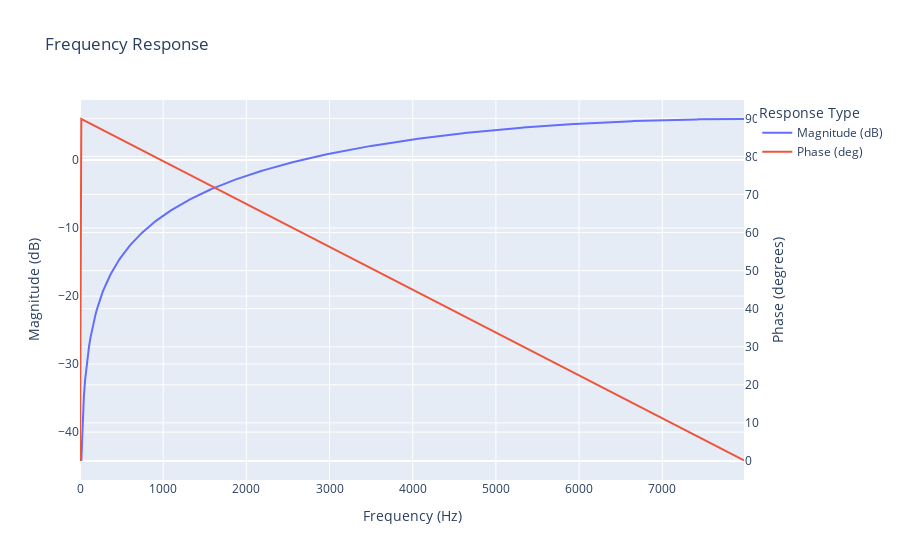

Notebook code cell kept with this figure:
### Markdown cell above
## First Difference Differentiator

### Code cell
w, h = sp.signal.freqz(
    b=[1, -1],
    a=[1],
    fs=f_UEV_mic.magnitude,
    plot=plot_frequency_response
)

### Figure 1 — Plotly figure (JSON) as saved in the notebook; plotly's stock layout.template omitted (floating-point values rounded to 4 significant figures; data arrays with more than 128 entries replaced by an {"elided": "..."} marker saying what was removed)
{"data": [{"mode": "lines", "name": "Magnitude (dB)", "type": "scatter", "x": {"elided": "512 float values"}, "y": {"elided": "512 float values"}, "yaxis": "y"}, {"mode": "lines", "name": "Phase (deg)", "type": "scatter", "x": {"elided": "512 float values"}, "y": {"elided": "512 float values"}, "yaxis": "y2"}], "layout": {"legend": {"title": {"text": "Response Type"}}, "title": {"text": "Frequency Response"}, "xaxis": {"title": {"text": "Frequency (Hz)"}}, "yaxis": {"side": "left", "title": {"text": "Magnitude (dB)"}}, "yaxis2": {"overlaying": "y", "side": "right", "title": {"text": "Phase (degrees)"}}}}
